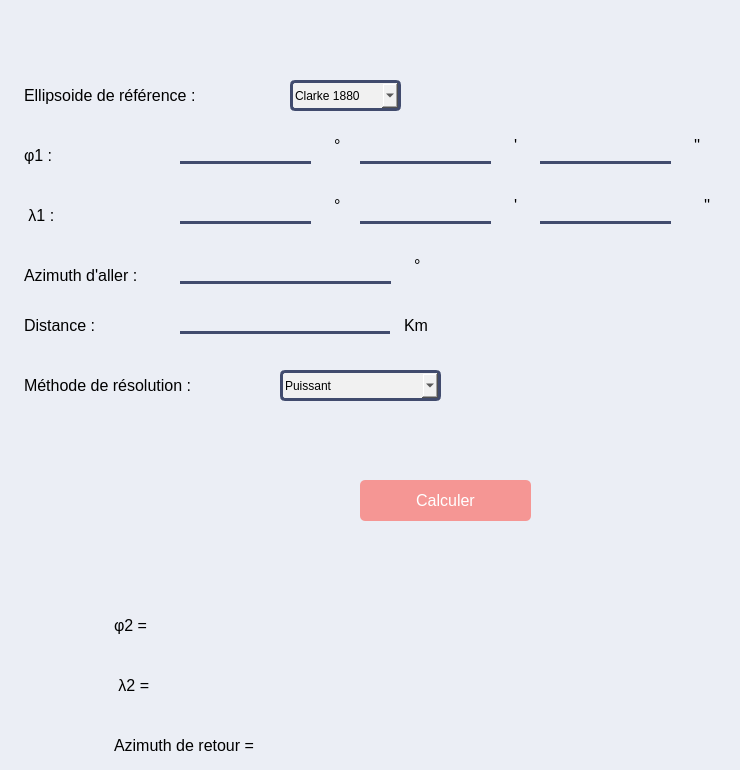
          <widget class="QWidget" name="page_13">
           <property name="styleSheet">
            <string notr="true">background-color:    #ebeef5   ;</string>
           </property>
           <widget class="QLineEdit" name="lineEdit_167">
            <property name="geometry">
             <rect>
              <x>180</x>
              <y>140</y>
              <width>131</width>
              <height>24</height>
             </rect>
            </property>
            <property name="styleSheet">
             <string notr="true">


    border: none;
    border-bottom: 3px  solid   #414b6d ;
    font-size: 14px; </string>
            </property>
           </widget>
           <widget class="QLineEdit" name="lineEdit_168">
            <property name="geometry">
             <rect>
              <x>540</x>
              <y>140</y>
              <width>131</width>
              <height>24</height>
             </rect>
            </property>
            <property name="styleSheet">
             <string notr="true">


    border: none;
    border-bottom: 3px  solid   #414b6d ;
    font-size: 14px; </string>
            </property>
           </widget>
           <widget class="QLineEdit" name="lineEdit_169">
            <property name="geometry">
             <rect>
              <x>360</x>
              <y>140</y>
              <width>131</width>
              <height>24</height>
             </rect>
            </property>
            <property name="styleSheet">
             <string notr="true">


    border: none;
    border-bottom: 3px  solid   #414b6d ;
    font-size: 14px; </string>
            </property>
           </widget>
           <widget class="QLineEdit" name="lineEdit_170">
            <property name="geometry">
             <rect>
              <x>180</x>
              <y>200</y>
              <width>131</width>
              <height>24</height>
             </rect>
            </property>
            <property name="styleSheet">
             <string notr="true">


    border: none;
    border-bottom: 3px  solid   #414b6d ;
    font-size: 14px; </string>
            </property>
           </widget>
           <widget class="QLineEdit" name="lineEdit_171">
            <property name="geometry">
             <rect>
              <x>540</x>
              <y>200</y>
              <width>131</width>
              <height>24</height>
             </rect>
            </property>
            <property name="styleSheet">
             <string notr="true">


    border: none;
    border-bottom: 3px  solid   #414b6d ;
    font-size: 14px; </string>
            </property>
           </widget>
           <widget class="QLineEdit" name="lineEdit_172">
            <property name="geometry">
             <rect>
              <x>360</x>
              <y>200</y>
              <width>131</width>
              <height>24</height>
             </rect>
            </property>
            <property name="styleSheet">
             <string notr="true">


    border: none;
    border-bottom: 3px  solid   #414b6d ;
    font-size: 14px; </string>
            </property>
           </widget>
           <widget class="QLabel" name="label_406">
            <property name="geometry">
             <rect>
              <x>320</x>
              <y>130</y>
              <width>31</width>
              <height>31</height>
             </rect>
            </property>
            <property name="styleSheet">
             <string notr="true">font: 700 italic 9pt &quot;Arial&quot;;
    color: #000000;
    padding: 5px 10px;
    border-radius: 5px;
    font-size: 16px;
    text-align: center;
  </string>
            </property>
            <property name="text">
             <string>°</string>
            </property>
           </widget>
           <widget class="QLabel" name="label_407">
            <property name="geometry">
             <rect>
              <x>500</x>
              <y>130</y>
              <width>31</width>
              <height>31</height>
             </rect>
            </property>
            <property name="styleSheet">
             <string notr="true">font: 700 italic 9pt &quot;Arial&quot;;
    color: #000000;
    padding: 5px 10px;
    border-radius: 5px;
    font-size: 16px;
    text-align: center;
  </string>
            </property>
            <property name="text">
             <string>'</string>
            </property>
           </widget>
           <widget class="QLabel" name="label_408">
            <property name="geometry">
             <rect>
              <x>680</x>
              <y>130</y>
              <width>41</width>
              <height>31</height>
             </rect>
            </property>
            <property name="styleSheet">
             <string notr="true">font: 700 italic 9pt &quot;Arial&quot;;
    color: #000000;
    padding: 5px 10px;
    border-radius: 5px;
    font-size: 16px;
    text-align: center;
  </string>
            </property>
            <property name="text">
             <string>''</string>
            </property>
           </widget>
           <widget class="QLabel" name="label_409">
            <property name="geometry">
             <rect>
              <x>320</x>
              <y>190</y>
              <width>31</width>
              <height>31</height>
             </rect>
            </property>
            <property name="styleSheet">
             <string notr="true">font: 700 italic 9pt &quot;Arial&quot;;
    color: #000000;
    padding: 5px 10px;
    border-radius: 5px;
    font-size: 16px;
    text-align: center;
  </string>
            </property>
            <property name="text">
             <string>°</string>
            </property>
           </widget>
           <widget class="QLabel" name="label_410">
            <property name="geometry">
             <rect>
              <x>500</x>
              <y>190</y>
              <width>31</width>
              <height>31</height>
             </rect>
            </property>
            <property name="styleSheet">
             <string notr="true">font: 700 italic 9pt &quot;Arial&quot;;
    color: #000000;
    padding: 5px 10px;
    border-radius: 5px;
    font-size: 16px;
    text-align: center;
  </string>
            </property>
            <property name="text">
             <string>'</string>
            </property>
           </widget>
           <widget class="QLabel" name="label_411">
            <property name="geometry">
             <rect>
              <x>690</x>
              <y>190</y>
              <width>41</width>
              <height>31</height>
             </rect>
            </property>
            <property name="styleSheet">
             <string notr="true">font: 700 italic 9pt &quot;Arial&quot;;
    color: #000000;
    padding: 5px 10px;
    border-radius: 5px;
    font-size: 16px;
    text-align: center;
  </string>
            </property>
            <property name="text">
             <string>''</string>
            </property>
           </widget>
           <widget class="QLineEdit" name="lineEdit_173">
            <property name="geometry">
             <rect>
              <x>180</x>
              <y>310</y>
              <width>211</width>
              <height>24</height>
             </rect>
            </property>
            <property name="styleSheet">
             <string notr="true">


    border: none;
    border-bottom: 3px  solid   #414b6d ;
    font-size: 14px; </string>
            </property>
           </widget>
           <widget class="QLabel" name="label_412">
            <property name="geometry">
             <rect>
              <x>390</x>
              <y>310</y>
              <width>61</width>
              <height>31</height>
             </rect>
            </property>
            <property name="styleSheet">
             <string notr="true">font: 700 italic 9pt &quot;Arial&quot;;
    color: #000000;
    padding: 5px 10px;
    border-radius: 5px;
    font-size: 16px;
    text-align: center;
  </string>
            </property>
            <property name="text">
             <string>Km</string>
            </property>
           </widget>
           <widget class="QLineEdit" name="lineEdit_296">
            <property name="geometry">
             <rect>
              <x>180</x>
              <y>260</y>
              <width>211</width>
              <height>24</height>
             </rect>
            </property>
            <property name="styleSheet">
             <string notr="true">


    border: none;
    border-bottom: 3px  solid   #414b6d ;
    font-size: 14px; </string>
            </property>
           </widget>
           <widget class="QLabel" name="label_699">
            <property name="geometry">
             <rect>
              <x>400</x>
              <y>250</y>
              <width>31</width>
              <height>31</height>
             </rect>
            </property>
            <property name="styleSheet">
             <string notr="true">font: 700 italic 9pt &quot;Arial&quot;;
    color: #000000;
    padding: 5px 10px;
    border-radius: 5px;
    font-size: 16px;
    text-align: center;
  </string>
            </property>
            <property name="text">
             <string>°</string>
            </property>
           </widget>
           <widget class="QLabel" name="label_700">
            <property name="geometry">
             <rect>
              <x>10</x>
              <y>260</y>
              <width>161</width>
              <height>31</height>
             </rect>
            </property>
            <property name="styleSheet">
             <string notr="true">font: 700 italic 9pt &quot;Arial&quot;;
    color: #000000;
    padding: 5px 10px;
    border-radius: 5px;
    font-size: 16px;
    text-align: center;
  </string>
            </property>
            <property name="text">
             <string>Azimuth d'aller :</string>
            </property>
           </widget>
           <widget class="QLabel" name="label_701">
            <property name="geometry">
             <rect>
              <x>10</x>
              <y>310</y>
              <width>161</width>
              <height>31</height>
             </rect>
            </property>
            <property name="styleSheet">
             <string notr="true">font: 700 italic 9pt &quot;Arial&quot;;
    color: #000000;
    padding: 5px 10px;
    border-radius: 5px;
    font-size: 16px;
    text-align: center;
  </string>
            </property>
            <property name="text">
             <string>Distance :</string>
            </property>
           </widget>
           <widget class="QLabel" name="label_702">
            <property name="geometry">
             <rect>
              <x>10</x>
              <y>200</y>
              <width>111</width>
              <height>31</height>
             </rect>
            </property>
            <property name="styleSheet">
             <string notr="true">font: 700 italic 9pt &quot;Arial&quot;;
    color: #000000;
    padding: 5px 10px;
    border-radius: 5px;
    font-size: 16px;
    text-align: center;
  </string>
            </property>
            <property name="text">
             <string> λ1 :</string>
            </property>
           </widget>
           <widget class="QLabel" name="label_703">
            <property name="geometry">
             <rect>
              <x>10</x>
              <y>140</y>
              <width>111</width>
              <height>31</height>
             </rect>
            </property>
            <property name="styleSheet">
             <string notr="true">font: 700 italic 9pt &quot;Arial&quot;;
    color: #000000;
    padding: 5px 10px;
    border-radius: 5px;
    font-size: 16px;
    text-align: center;
  </string>
            </property>
            <property name="text">
             <string>φ1 :</string>
            </property>
           </widget>
           <widget class="QPushButton" name="calcul10">
            <property name="geometry">
             <rect>
              <x>360</x>
              <y>480</y>
              <width>171</width>
              <height>41</height>
             </rect>
            </property>
            <property name="styleSheet">
             <string notr="true">
    background-color:   #f59694   ;
    color:     rgb(255, 255, 255)   ;
    border: none;
    border-radius: 5px;
    padding: 10px 20px;
    font-size: 16px;


</string>
            </property>
            <property name="text">
             <string>Calculer</string>
            </property>
           </widget>
           <widget class="QLabel" name="label_704">
            <property name="geometry">
             <rect>
              <x>10</x>
              <y>80</y>
              <width>231</width>
              <height>31</height>
             </rect>
            </property>
            <property name="styleSheet">
             <string notr="true">font: 700 italic 9pt &quot;Arial&quot;;
    color: #000000;
    padding: 5px 10px;
    border-radius: 5px;
    font-size: 16px;
    text-align: center;
  </string>
            </property>
            <property name="text">
             <string>Ellipsoide de référence :</string>
            </property>
           </widget>
           <widget class="QComboBox" name="comboBox_58">
            <property name="geometry">
             <rect>
              <x>290</x>
              <y>80</y>
              <width>111</width>
              <height>31</height>
             </rect>
            </property>
            <property name="styleSheet">
             <string notr="true">    width: 100%;

    font-size: 1 px;
    border: 3px solid   #414b6d   ; 
    border-radius: 5px;
    background-color: #f1f1f1; 
    color: #000000; 
    appearance: none; </string>
            </property>
            <item>
             <property name="text">
              <string>Clarke 1880</string>
             </property>
            </item>
            <item>
             <property name="text">
              <string>GRS 80</string>
             </property>
            </item>
           </widget>
           <widget class="QLabel" name="label_705">
            <property name="geometry">
             <rect>
              <x>100</x>
              <y>670</y>
              <width>81</width>
              <height>31</height>
             </rect>
            </property>
            <property name="styleSheet">
             <string notr="true">font: 700 italic 9pt &quot;Arial&quot;;
    color: #000000;
    padding: 5px 10px;
    border-radius: 5px;
    font-size: 16px;
    text-align: center;
  </string>
            </property>
            <property name="text">
             <string> λ2 =</string>
            </property>
           </widget>
           <widget class="QLabel" name="label_706">
            <property name="geometry">
             <rect>
              <x>100</x>
              <y>730</y>
              <width>191</width>
              <height>31</height>
             </rect>
            </property>
            <property name="styleSheet">
             <string notr="true">font: 700 italic 9pt &quot;Arial&quot;;
    color: #000000;
    padding: 5px 10px;
    border-radius: 5px;
    font-size: 16px;
    text-align: center;
  </string>
            </property>
            <property name="text">
             <string>Azimuth de retour =</string>
            </property>
           </widget>
           <widget class="QLabel" name="label_707">
            <property name="geometry">
             <rect>
              <x>100</x>
              <y>610</y>
              <width>101</width>
              <height>31</height>
             </rect>
            </property>
            <property name="styleSheet">
             <string notr="true">font: 700 italic 9pt &quot;Arial&quot;;
    color: #000000;
    padding: 5px 10px;
    border-radius: 5px;
    font-size: 16px;
    text-align: center;
  </string>
            </property>
            <property name="text">
             <string>φ2 =</string>
            </property>
           </widget>
           <widget class="QLabel" name="label_708">
            <property name="geometry">
             <rect>
              <x>320</x>
              <y>610</y>
              <width>231</width>
              <height>31</height>
             </rect>
            </property>
            <property name="styleSheet">
             <string notr="true">font: 700 italic 9pt &quot;Arial&quot;;
    color: #000000;
    padding: 5px 10px;
    border-radius: 5px;
    font-size: 16px;
    text-align: center;
  </string>
            </property>
            <property name="text">
             <string/>
            </property>
           </widget>
           <widget class="QLabel" name="label_862">
            <property name="geometry">
             <rect>
              <x>320</x>
              <y>670</y>
              <width>231</width>
              <height>31</height>
             </rect>
            </property>
            <property name="styleSheet">
             <string notr="true">font: 700 italic 9pt &quot;Arial&quot;;
    color: #000000;
    padding: 5px 10px;
    border-radius: 5px;
    font-size: 16px;
    text-align: center;
  </string>
            </property>
            <property name="text">
             <string/>
            </property>
           </widget>
           <widget class="QLabel" name="label_863">
            <property name="geometry">
             <rect>
              <x>320</x>
              <y>730</y>
              <width>231</width>
              <height>31</height>
             </rect>
            </property>
            <property name="styleSheet">
             <string notr="true">font: 700 italic 9pt &quot;Arial&quot;;
    color: #000000;
    padding: 5px 10px;
    border-radius: 5px;
    font-size: 16px;
    text-align: center;
  </string>
            </property>
            <property name="text">
             <string/>
            </property>
           </widget>
           <widget class="QComboBox" name="comboBox_72">
            <property name="geometry">
             <rect>
              <x>280</x>
              <y>370</y>
              <width>161</width>
              <height>31</height>
             </rect>
            </property>
            <property name="styleSheet">
             <string notr="true">    width: 100%;

    font-size: 1 px;
    border: 3px solid   #414b6d   ; 
    border-radius: 5px;
    background-color: #f1f1f1; 
    color: #000000; 
    appearance: none; </string>
            </property>
            <item>
             <property name="text">
              <string>Puissant</string>
             </property>
            </item>
            <item>
             <property name="text">
              <string>Gauss legendre</string>
             </property>
            </item>
            <item>
             <property name="text">
              <string>Gauss Mid-Latitude</string>
             </property>
            </item>
           </widget>
           <widget class="QLabel" name="label_887">
            <property name="geometry">
             <rect>
              <x>10</x>
              <y>370</y>
              <width>231</width>
              <height>31</height>
             </rect>
            </property>
            <property name="styleSheet">
             <string notr="true">font: 700 italic 9pt &quot;Arial&quot;;
    color: #000000;
    padding: 5px 10px;
    border-radius: 5px;
    font-size: 16px;
    text-align: center;
  </string>
            </property>
            <property name="text">
             <string>Méthode de résolution :</string>
            </property>
           </widget>
          </widget>
